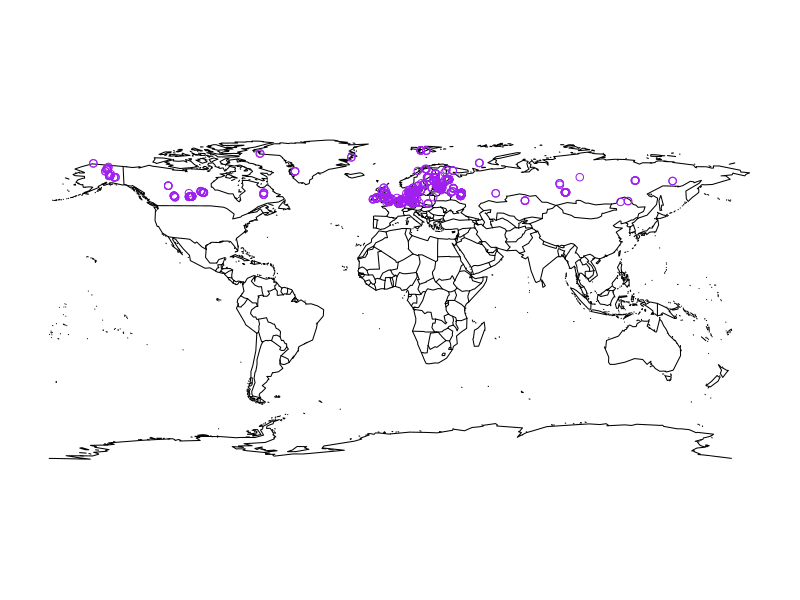

This figure's R source:
#Read in soil respiration data
srdb <- read.csv("srdb-data.csv")

#Filters for only high latitude data and chooses columns to focus on
library(dplyr)
srdb_hlf <- srdb %>%
  #ask about filter this gives pretty much only European data
  filter(Latitude >= 50 & Biome == c("Boreal", "Arctic", "Subarctic", "Tundra") & Quality_flag != "Q13" & Quality_flag != "Q12" & Manipulation == "None" & !is.na(Rs_annual)) %>%
  select(Country, Latitude, Longitude, Rs_annual)
srdb_hl <- srdb %>% 
  filter(Latitude >= 50 & Quality_flag != "Q13" & Quality_flag != "Q12" & Manipulation == "None" & !is.na(Rs_annual)) %>%
  select(Country, Latitude, Longitude, Rs_annual, MAT, Rs_growingseason, MAP)

# Sanity check - quickly plot the data colored by country
library(ggplot2)
p <- ggplot(srdb_hl, aes(Longitude, Latitude, color = Country)) + geom_point()

# Improved plots on map
#1
library(maps)
map(database = "world")
points(x=srdb_hl$Longitude, y=srdb_hl$Latitude, col="Purple")

#2
m2 <- ggplot() + geom_polygon(map_data("world"), mapping = aes(x=long, y=lat, group=group)) + 
  geom_point(data = srdb_hl, mapping = aes(Longitude, Latitude, color = Country))

#3 circumpolar
library(mapproj)
m3 <- ggplot() + geom_polygon(map_data("world"), mapping = aes(x=long, y=lat, group=group)) + 
  coord_map("ortho") + 
  scale_y_continuous(breaks = seq(30, 90, by = 10), labels = NULL) +
  geom_point(srdb_hlf, mapping = aes(Longitude, Latitude, color = Country))


#MAP and MAT
matVrsa <- ggplot(srdb_hl, aes(MAT, Rs_annual)) + geom_point() + geom_smooth()
matVrsg <- ggplot(srdb_hl, aes(MAT, Rs_growingseason)) + geom_point() + geom_smooth()
mapVrsa <- ggplot(srdb_hl, aes(MAP, Rs_annual)) + geom_point() + geom_smooth()
mapvrsg <- ggplot(srdb_hl, aes(MAP, Rs_growingseason)) + geom_point() + geom_smooth()
